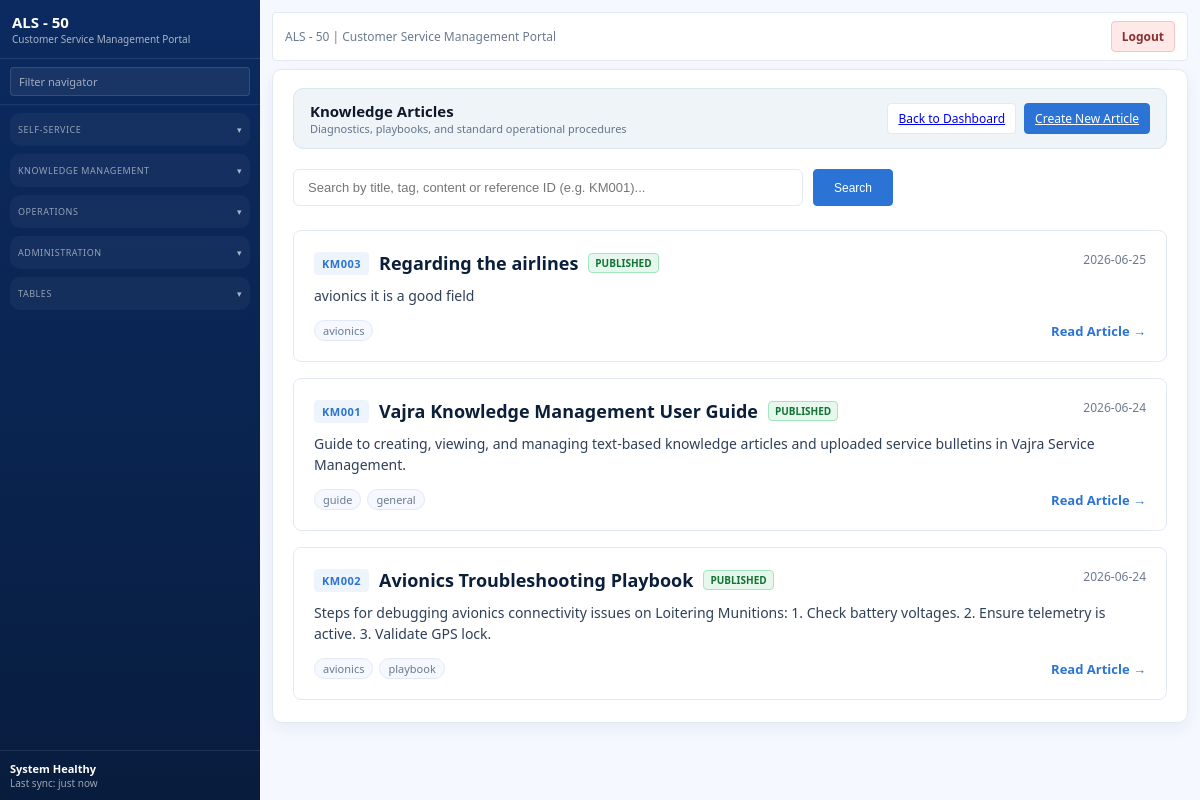
Before: /knowledge/articles with the older database file.
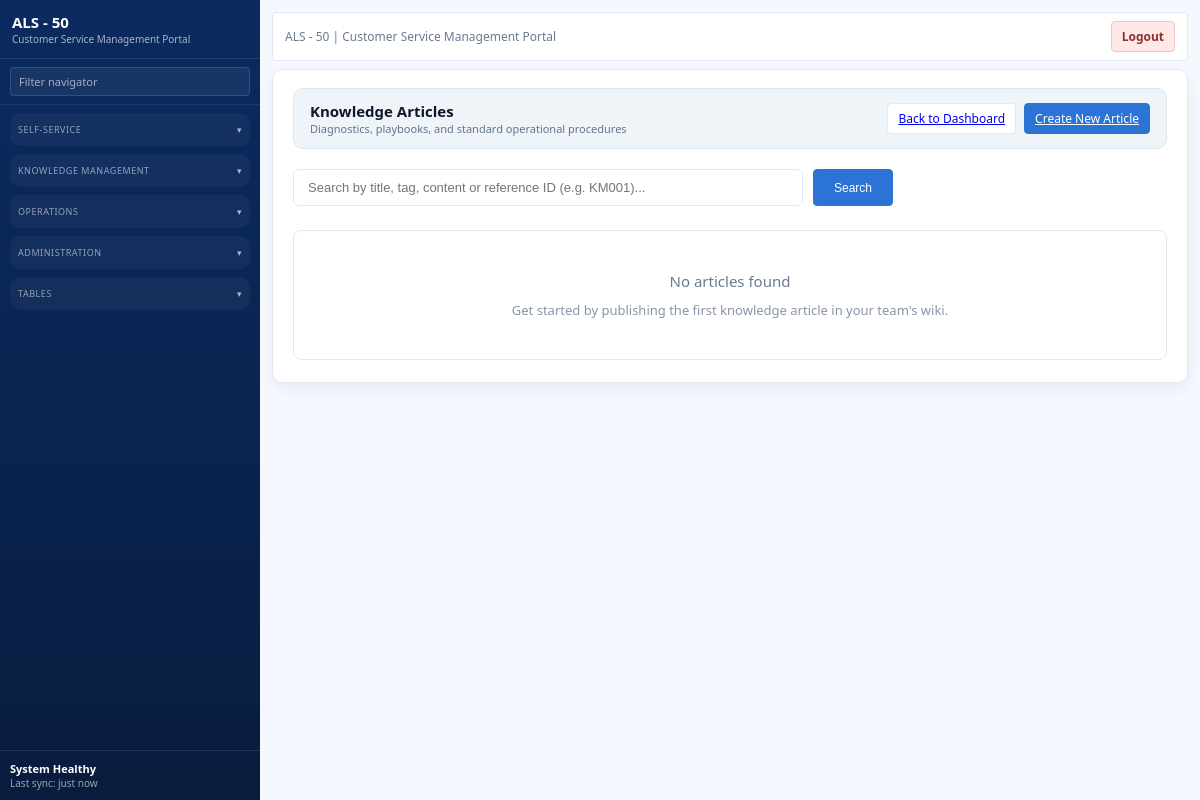
After: the same page with the newer database file.
### models/knowledge.py (models this page shows)
class KnowledgeArticle(Base):
    __tablename__ = "knowledge_articles"
    id = Column(Integer, primary_key=True, index=True)
    reference_number = Column(String(50), unique=True, nullable=False)
    title = Column(String(200), nullable=False)
    content = Column(Text, nullable=False)
    tags = Column(JSON, default=list)
    status = Column(String(50), default="draft", nullable=False)  # draft, approved, published
    created_at = Column(DateTime(timezone=True), server_default=func.now(), nullable=False)

### routers/knowledge.py (the view)
@router.get("/knowledge/articles")
def list_articles(request: Request, search: str = "", db: Session = Depends(get_db)):
    is_approver = check_is_approver(request, db)
    query = db.query(KnowledgeArticle)
    if not is_approver:
        query = query.filter(KnowledgeArticle.status == "published")
    if search:
        query = query.filter(
            (KnowledgeArticle.title.like(f"%{search}%")) |
            (KnowledgeArticle.reference_number.like(f"%{search}%")) |
            (KnowledgeArticle.content.like(f"%{search}%"))
        )
    articles = query.order_by(KnowledgeArticle.created_at.desc()).all()
    context = build_template_context(request, articles=articles, search=search)
    return templates.TemplateResponse(request, "knowledge_articles_list.html", context)

### templates/knowledge_articles_list.html (shortened to what this page needs)
{% extends "base.html" %}
{% block content %}
<section class="si-incident-new">
  <header class="si-incident-header" style="margin-bottom: 20px;">
    <div>
      <div class="si-incident-title">Knowledge Articles</div>
      <div class="si-incident-subtitle">Diagnostics, playbooks, and standard operational procedures</div>
    </div>
    <div class="si-incident-actions">
      <a class="si-btn" href="/knowledge">Back to Dashboard</a>
      <a class="si-btn si-btn-primary" href="/knowledge/article/new">Create New Article</a>
    </div>
  </header>
  <form method="get" action="/knowledge/articles" style="margin-bottom: 24px; display: flex; gap: 10px; max-width: 600px;">
    <input type="text" name="search" placeholder="Search by title, tag, content or reference ID (e.g. KM001)..." value="{{ search or '' }}" style="flex: 1; padding: 10px 14px; border: 1px solid var(--si-border); border-radius: 6px; font-size: 13px;" />
    <button type="submit" class="si-btn si-btn-primary" style="padding: 10px 20px;">Search</button>
  </form>
  <div style="display: grid; grid-template-columns: 1fr; gap: 16px;">
    {% for article in articles %}
      <div style="background: var(--si-card); border: 1px solid var(--si-border); border-radius: 8px; padding: 20px; position: relative; transition: all 0.2s ease-in-out;" class="article-card">
        <div style="display: flex; justify-content: space-between; align-items: flex-start; margin-bottom: 10px;">
          <div style="display: flex; align-items: center; gap: 10px; flex-wrap: wrap;">
            <span style="background: rgba(43, 116, 214, 0.08); color: var(--si-primary); font-weight: 700; font-size: 11px; padding: 4px 8px; border-radius: 4px; letter-spacing: 0.5px;">{{ article.reference_number }}</span>
            <h2 style="margin: 0; font-size: 18px; font-weight: 600; color: var(--si-text);">
              <a href="/knowledge/article/{{ article.id }}" style="text-decoration: none; color: inherit; transition: color 0.15s ease;">{{ article.title }}</a>
            </h2>
            {% if article.status %}
              <span class="pill {% if article.status == 'published' %}success{% elif article.status == 'approved' %}info{% else %}warning{% endif %}" style="font-size: 10px; font-weight: 600; padding: 2px 6px;">
                {% if article.status == 'draft' %}
                  WAITING FOR APPROVAL
                {% else %}
                  {{ article.status|upper }}
                {% endif %}
              </span>
            {% endif %}
          </div>
          <span style="font-size: 12px; color: var(--si-muted);">{{ article.created_at.strftime('%Y-%m-%d') if article.created_at else '' }}</span>
        </div>
        <p style="color: var(--si-text); opacity: 0.85; font-size: 14px; line-height: 1.5; margin: 0 0 14px 0;">
          {{ article.content[:220] }}{% if article.content|length > 220 %}...{% endif %}
        </p>
        <div style="display: flex; justify-content: space-between; align-items: center;">
          <div style="display: flex; gap: 6px; flex-wrap: wrap;">
            {% for tag in article.tags %}
              <span style="background: var(--si-bg); border: 1px solid var(--si-border); color: var(--si-muted); font-size: 11px; padding: 2px 8px; border-radius: 12px;">{{ tag }}</span>
            {% endfor %}
          </div>
          <a href="/knowledge/article/{{ article.id }}" style="font-size: 13px; font-weight: 600; color: var(--si-primary); text-decoration: none;">Read Article &rarr;</a>
        </div>
      </div>
    {% else %}
      <div style="background: var(--si-card); border: 1px solid var(--si-border); border-radius: 8px; padding: 40px; text-align: center; color: var(--si-muted);">
        <p style="margin: 0 0 10px 0; font-size: 15px; font-weight: 500;">No articles found</p>
        <p style="margin: 0; font-size: 13px; opacity: 0.8;">Get started by publishing the first knowledge article in your team's wiki.</p>
      </div>
    {% endfor %}
  </div>
</section>
{% endblock %}

Changed rows visible on the page:
removed KnowledgeArticle: reference_number "KM003", title "Regarding the airlines", status "PUBLISHED", created_at "2026-06-25", content "avionics it is a good field", tags "avionics"
removed KnowledgeArticle: reference_number "KM001", title "Vajra Knowledge Management User Guide", status "PUBLISHED", created_at "2026-06-24", content "Guide to creating, viewing, and managing text-based knowledge articles and uploaded service bulletins in Vajra Service Management.", tags "guide" "general"
removed KnowledgeArticle: reference_number "KM002", title "Avionics Troubleshooting Playbook", status "PUBLISHED", created_at "2026-06-24", content "Steps for debugging avionics connectivity issues on Loitering Munitions: 1. Check battery voltages. 2. Ensure telemetry is active. 3. Validate GPS lock.", tags "avionics" "playbook"
Other visible differences:
text now shown: "No articles found Get started by publishing the first knowledge article in your team's wiki."
